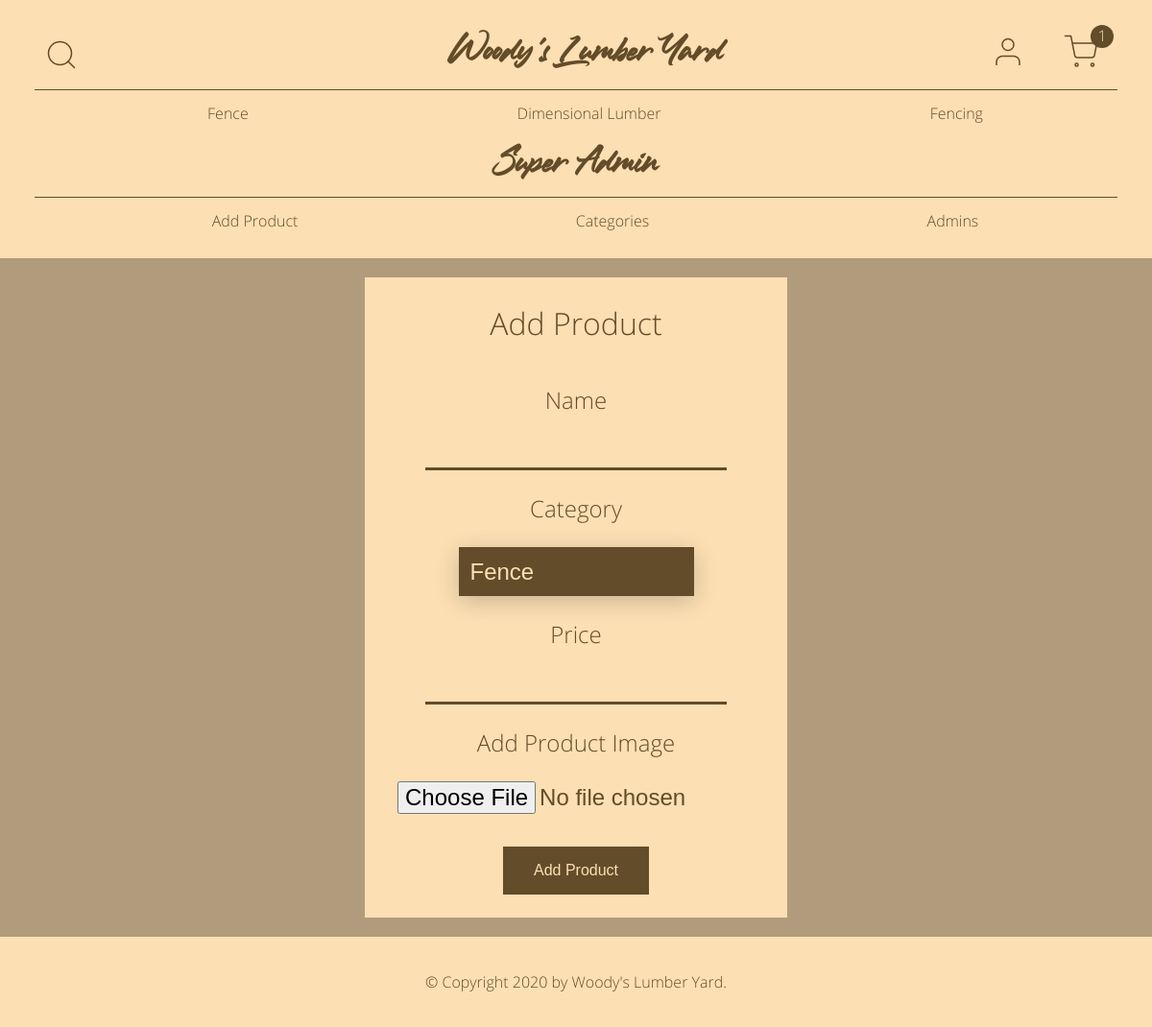
Before: /admin/add_product (signed in) with the older database file.
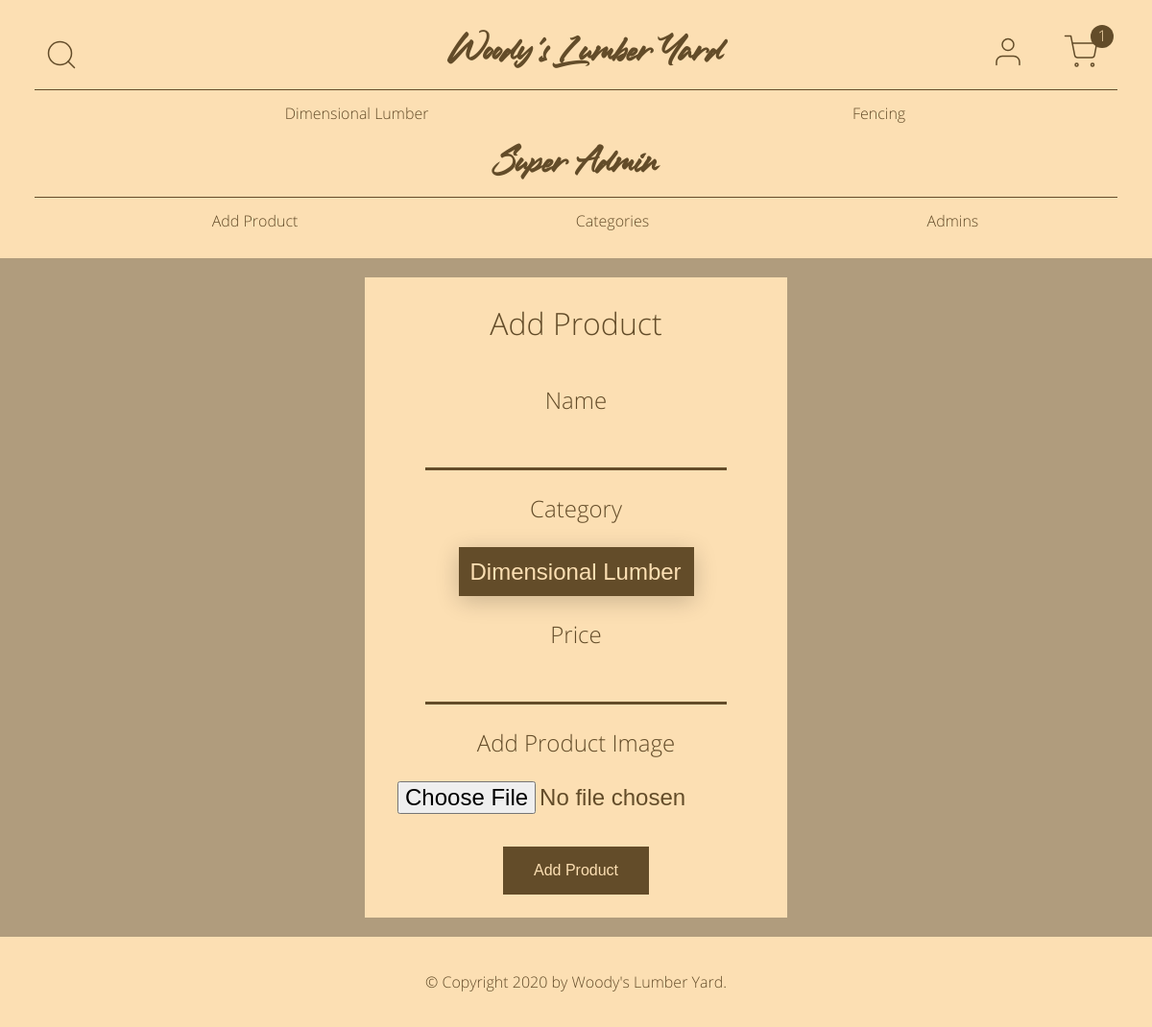
After: the same page with the newer database file.
### online_store/models.py (models this page shows, shortened)
class Category(db.Model):
    id = db.Column(db.Integer, primary_key=True)
    name = db.Column(db.String(20), nullable=False)
    link = db.Column(db.String(20), nullable=True)
    products = db.relationship("Product", backref="category", lazy=True)
    date_created = db.Column(db.DateTime, default=datetime.utcnow)
    created_by_id = db.Column(db.Integer, db.ForeignKey("user.id"))
    def __str__(self):
        return self.name

### online_store/admin/routes.py (the view, shortened to what this page needs)
@admin.route("/admin/add_product", methods=["GET", "POST"])
@login_required
@admin_required
def add_product():
    categories = Category.query.all()
    form = AddProductForm()
    context = {
        "title": "Add Product",
        "form": form,
        "categories": categories,
    }
    return render_template("admin/add_product.html", **context)

### online_store/admin/forms.py
class AddProductForm(FlaskForm):
    name = StringField(
        "Name", validators=[DataRequired(), Length(min=2, max=100)]
    )
    category = QuerySelectField(
        "Category",
        query_factory=lambda: Category.query,
        allow_blank=False,
        validators=[DataRequired()],
    )
    price = DecimalField("Price", validators=[DataRequired()])
    image = FileField(
        "Add Product Image", validators=[FileAllowed(["jpg", "png"])]
    )
    submit = SubmitField("Add Product")

### online_store/admin/utils.py (called while the page is built)
def admin_required(func):
    @wraps(func)
    def wrapper(*args, **kwargs):
        if current_user.is_admin:
            return func(*args, **kwargs)
        else:
            return login_manager.unauthorized()
    return wrapper

### online_store/models.py (called while the page is built)
@login_manager.user_loader
def load_user(user_id):
    return User.query.get(int(user_id))

### online_store/templates/admin/add_product.html (shortened to what this page needs)
{% extends "admin/base.html" %}
{% block content %}
<form class="full-form" method="POST" enctype="multipart/form-data">
  <fieldset>
    <legend>{{ title }}</legend>
    {{ form.name.label }}
    {% if form.name.errors %}
      {{ form.name(class="is-invalid") }}
      <div class="invalid-feedback">
        {% for error in form.name.errors %}
          {{ error }}
        {% endfor %}
      </div>
    {% else %}
      {{ form.name }}
    {% endif %}
    {{ form.category.label }}
    {% if form.category.errors %}
      {{ form.category(class="is-invalid") }}
      <div class="invalid-feedback">
        {% for error in form.category.errors %}
          {{ error }}
        {% endfor %}
      </div>
    {% else %}
      {{ form.category }}
    {% endif %}
    {{ form.price.label }}
    {% if form.price.errors %}
      {{ form.price(class="is-invalid") }}
      <div class="invalid-feedback">
        {% for error in form.price.errors %}
          {{ error }}
        {% endfor %}
      </div>
    {% else %}
      {{ form.price }}
    {% endif %}
    {{ form.image.label(class_="filelabel") }}
    {{ form.image(class_="inputfile") }}
  </fieldset>
  <div>
    {{ form.submit }}
  </div>
</form>
{% endblock %}

### online_store/templates/base.html (shortened to what this page needs)
<!DOCTYPE html>
<html lang="en">
<head>
  {% block head %}
  <link rel="stylesheet" type="text/css" href="{{ url_for('static', filename='css/main.css') }}">
  {% endblock %}
</head>
<body>
  <header>
    <div class="top-row">
      <div class="search">
        <img class="search-btn" src="/static/assets/search.svg" alt="Search Button">
      </div>
      {% if current_user.is_superadmin or current_user.is_admin %}
      <h1><a href="{{ url_for('admin.home') }}">Woody's Lumber Yard</a></h1>
      {% else %}
      <h1><a href="{{ url_for('main.home') }}">Woody's Lumber Yard</a></h1>
      {% endif %}
      <div class="user-icons">
        <a href="{{ url_for('users.account') }}">
          <img src="{{ url_for('static', filename='assets/user.svg') }}" alt="My Account">
        </a>
        <a href="{{ url_for('main.cart') }}">
          <img class="cart" src="{{ url_for('static', filename='assets/shopping-cart.svg') }}" alt="Shopping Cart">
          <div class="circle">1</div>
        </a>
      </div>
    </div>
    {% if categories %}
    <nav>
      <ul>
        {% for category in categories %}
        <li><a href="/category/{{ category.link }}">{{ category.name }}</a></li>
        {% endfor %}
      </ul>
    </nav>
    {% endif %}
    {% block nav %}{% endblock %}
  </header>
  <main>
    {% block content %}{% endblock %}
  </main>
  <footer>
    <p>&copy; Copyright 2020 by <a href="/">Woody's Lumber Yard</a>.</p>
  </footer>
</body>
</html>

Changed rows visible on the page:
removed Category: name "Fence"
Other visible differences:
form field category: "Fence" → "Dimensional Lumber"
